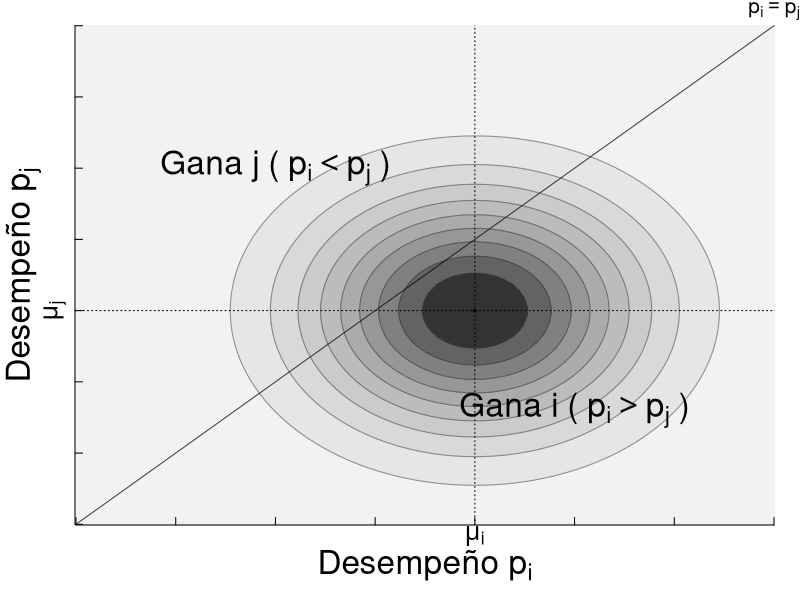

This figure's R source:
###########################################
# Header
oldpar <- par(no.readonly = TRUE)
oldwd <- getwd()
this.dir <- dirname(parent.frame(2)$ofile)
nombre.R <-  sys.frame(1)$ofile
require(tools)
nombre <- print(file_path_sans_ext(nombre.R))
pdf(paste0(nombre,".pdf"))
setwd(this.dir)
#setwd("~/gaming/materias/inferencia_bayesiana/trabajoFinal/imagenes")
#####################################

par(mar=c(3.75,3.75,1.25,1.25))

beta <- 1500/6.125 # == 2000/7
s_1 <- 1750
s_2 <- 1500

p_grilla <- seq(min(s_1,s_2)-750,max(s_1,s_2)+750,by=5)

rendimiento_conjunto <- function(p_1,p_2=p_1,s_1=1750,s_2=1500,beta=2000/7){
  dnorm(p_1,s_1,beta)*dnorm(p_2,s_2,beta)
}

m <- outer(p_grilla,p_grilla,rendimiento_conjunto)
levels <- seq(min(m),max(m),length.out = 11)
image(p_grilla,p_grilla,m,col=rev(gray.colors(10,start=0.2,end=0.95)),breaks = levels,useRaster=T,
      ylab="",xlab="",axes=F)
contour(p_grilla,p_grilla,m,drawlabels=F,levels = levels,add = T,col=rev(gray.colors(11,start=0,end=0.6)),lwd=1.1)
mtext(text=expression("Desempeño"~p[j]) ,side =2 ,line=1.5,cex=2)
mtext(text =expression("Desempeño"~p[i]) ,side =1 ,line=2,cex=2)
abline(v=1750,lty=3)
abline(h=1500,lty=3)
#lines(c(0,1)*(s_2+s_2-500),c(1,0)*(s_2+s_2-500))
lines(c(0,1)*(s_2+s_2-500),c(0,1)*(s_2+s_2-500),col=rgb(0,0,0,0.75))
text(s_2-250,s_1+250,expression("Gana j ("~p[i]<p[j]~")"),cex=2)
text(s_1+250,s_2-350,expression("Gana i ("~p[i]>p[j]~")"),cex=2)
mtext(expression(p[i]==p[j]), side=3, line=0, at=2500,cex=1.25)
axis_at <- seq(min(s_1,s_2)-750,max(s_1,s_2)+750,by=250)
axis(side=2, at=axis_at, labels=NA,cex.axis=0.6,tck=0.015)
axis(side=1, at=axis_at, labels=NA,cex.axis=0.6,tck=0.015)
axis(lwd=0,side=1, at=s_1,labels=expression(mu[i]),las=0,cex.axis=1.5,line=-0.75)
axis(lwd=0,side=2, at=s_2,labels=expression(mu[j]),las=0,cex.axis=1.5,line=-0.75)


#######################################
# end 
dev.off()
setwd(oldwd)
par(oldpar, new=F)
#########################################
